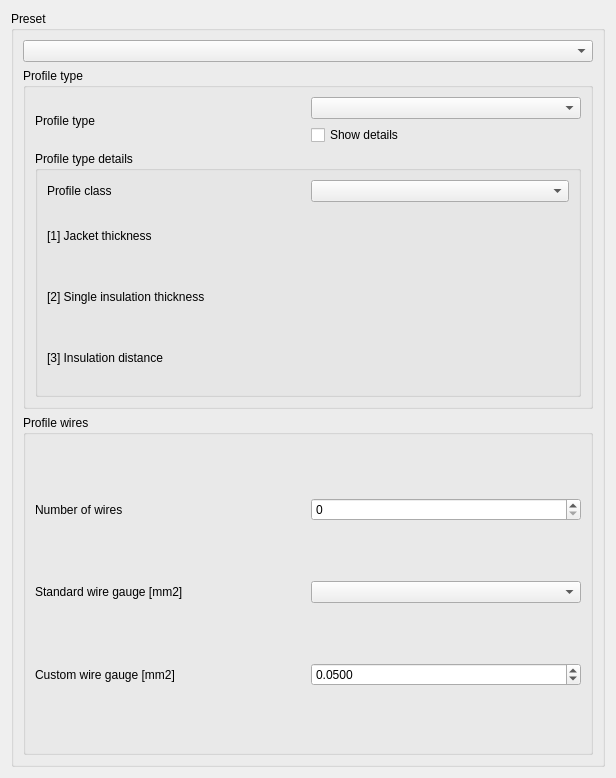
<?xml version="1.0" encoding="UTF-8"?>
<ui version="4.0">
 <class>TaskPanelNewProfile</class>
 <widget class="QDialog" name="TaskPanelNewProfile">
  <property name="geometry">
   <rect>
    <x>0</x>
    <y>0</y>
    <width>616</width>
    <height>778</height>
   </rect>
  </property>
  <property name="windowTitle">
   <string>Add a new cable profile</string>
  </property>
  <layout class="QVBoxLayout" name="verticalLayout">
   <item>
    <widget class="QGroupBox" name="presetBox">
     <property name="title">
      <string>Preset</string>
     </property>
     <layout class="QGridLayout" name="gridLayout_3">
      <item row="2" column="0">
       <widget class="QGroupBox" name="groupBox">
        <property name="title">
         <string>Profile wires</string>
        </property>
        <layout class="QGridLayout" name="gridLayout">
         <item row="1" column="0">
          <layout class="QHBoxLayout" name="horizontalLayout">
           <item>
            <widget class="QLabel" name="label_2">
             <property name="text">
              <string>Number of wires</string>
             </property>
            </widget>
           </item>
           <item>
            <widget class="QSpinBox" name="NumberOfWires"/>
           </item>
          </layout>
         </item>
         <item row="2" column="0">
          <layout class="QHBoxLayout" name="horizontalLayout_2">
           <item>
            <widget class="QLabel" name="label_3">
             <property name="text">
              <string>Standard wire gauge [mm2]</string>
             </property>
            </widget>
           </item>
           <item>
            <widget class="QComboBox" name="comboWireGauge"/>
           </item>
          </layout>
         </item>
         <item row="3" column="0">
          <layout class="QHBoxLayout" name="horizontalLayoutCustomGauge">
           <item>
            <widget class="QLabel" name="labelCustomWireGauge">
             <property name="text">
              <string>Custom wire gauge [mm2]</string>
             </property>
            </widget>
           </item>
           <item>
            <widget class="QDoubleSpinBox" name="customWireGauge">
             <property name="decimals">
              <number>4</number>
             </property>
             <property name="minimum">
              <double>0.000000000000000</double>
             </property>
             <property name="maximum">
              <double>500.000000000000000</double>
             </property>
             <property name="singleStep">
              <double>0.050000000000000</double>
             </property>
             <property name="value">
              <double>0.050000000000000</double>
             </property>
            </widget>
           </item>
          </layout>
         </item>
        </layout>
       </widget>
      </item>
      <item row="1" column="0">
       <widget class="QGroupBox" name="profileTypeBox">
        <property name="title">
         <string>Profile type</string>
        </property>
        <layout class="QGridLayout" name="gridLayout_2">
         <item row="3" column="0">
          <widget class="QGroupBox" name="profileTypeDetailsBox">
           <property name="title">
            <string>Profile type details</string>
           </property>
           <layout class="QVBoxLayout" name="verticalLayout_2">
            <item>
             <layout class="QHBoxLayout" name="horizontalLayout_7">
              <item>
               <widget class="QLabel" name="labelProfClass">
                <property name="text">
                 <string>Profile class</string>
                </property>
               </widget>
              </item>
              <item>
               <widget class="QComboBox" name="comboProfClass"/>
              </item>
             </layout>
            </item>
            <item>
             <layout class="QHBoxLayout" name="horizontalLayout_6">
              <item>
               <widget class="QLabel" name="labelJacket">
                <property name="text">
                 <string>[1] Jacket thickness</string>
                </property>
               </widget>
              </item>
              <item>
               <widget class="Gui::QuantitySpinBox" name="sJacketThick" native="true">
                <property name="minimumSize">
                 <size>
                  <width>0</width>
                  <height>0</height>
                 </size>
                </property>
                <property name="maximumSize">
                 <size>
                  <width>100</width>
                  <height>16777215</height>
                 </size>
                </property>
                <property name="toolTip">
                 <string>Thickness of sheet</string>
                </property>
                <property name="unit" stdset="0">
                 <string notr="true">mm</string>
                </property>
                <property name="decimals" stdset="0">
                 <number>1</number>
                </property>
                <property name="minimum" stdset="0">
                 <double>0.001000000000000</double>
                </property>
                <property name="maximum" stdset="0">
                 <double>99999999.000000000000000</double>
                </property>
                <property name="singleStep" stdset="0">
                 <double>0.100000000000000</double>
                </property>
                <property name="rawValue" stdset="0">
                 <double>1.000000000000000</double>
                </property>
               </widget>
              </item>
             </layout>
            </item>
            <item>
             <layout class="QHBoxLayout" name="horizontalLayout_5">
              <item>
               <widget class="QLabel" name="labelSingleIns">
                <property name="text">
                 <string>[2] Single insulation thickness</string>
                </property>
               </widget>
              </item>
              <item>
               <widget class="Gui::QuantitySpinBox" name="sSingleInsul" native="true">
                <property name="minimumSize">
                 <size>
                  <width>0</width>
                  <height>0</height>
                 </size>
                </property>
                <property name="maximumSize">
                 <size>
                  <width>100</width>
                  <height>16777215</height>
                 </size>
                </property>
                <property name="toolTip">
                 <string>Thickness of sheet</string>
                </property>
                <property name="unit" stdset="0">
                 <string notr="true">mm</string>
                </property>
                <property name="decimals" stdset="0">
                 <number>1</number>
                </property>
                <property name="minimum" stdset="0">
                 <double>0.001000000000000</double>
                </property>
                <property name="maximum" stdset="0">
                 <double>99999999.000000000000000</double>
                </property>
                <property name="singleStep" stdset="0">
                 <double>0.100000000000000</double>
                </property>
                <property name="rawValue" stdset="0">
                 <double>1.000000000000000</double>
                </property>
               </widget>
              </item>
             </layout>
            </item>
            <item>
             <layout class="QHBoxLayout" name="horizontalLayout_4">
              <item>
               <widget class="QLabel" name="labelDist">
                <property name="text">
                 <string>[3] Insulation distance</string>
                </property>
               </widget>
              </item>
              <item>
               <widget class="Gui::QuantitySpinBox" name="sInsulDist" native="true">
                <property name="minimumSize">
                 <size>
                  <width>0</width>
                  <height>0</height>
                 </size>
                </property>
                <property name="maximumSize">
                 <size>
                  <width>100</width>
                  <height>16777215</height>
                 </size>
                </property>
                <property name="toolTip">
                 <string>Thickness of sheet</string>
                </property>
                <property name="unit" stdset="0">
                 <string notr="true">mm</string>
                </property>
                <property name="decimals" stdset="0">
                 <number>1</number>
                </property>
                <property name="minimum" stdset="0">
                 <double>0.001000000000000</double>
                </property>
                <property name="maximum" stdset="0">
                 <double>99999999.000000000000000</double>
                </property>
                <property name="singleStep" stdset="0">
                 <double>0.100000000000000</double>
                </property>
                <property name="rawValue" stdset="0">
                 <double>1.000000000000000</double>
                </property>
               </widget>
              </item>
             </layout>
            </item>
           </layout>
          </widget>
         </item>
         <item row="0" column="0">
          <layout class="QHBoxLayout" name="horizontalLayout_8">
           <item>
            <widget class="QLabel" name="labelProfileType">
             <property name="text">
              <string>Profile type</string>
             </property>
            </widget>
           </item>
           <item>
            <layout class="QVBoxLayout" name="verticalLayout_3">
             <item>
              <widget class="QComboBox" name="comboProfileType"/>
             </item>
             <item>
              <widget class="QCheckBox" name="detailsCheckBox">
               <property name="text">
                <string>Show details</string>
               </property>
              </widget>
             </item>
            </layout>
           </item>
          </layout>
         </item>
        </layout>
       </widget>
      </item>
      <item row="0" column="0">
       <widget class="QComboBox" name="comboPreset"/>
      </item>
     </layout>
    </widget>
   </item>
  </layout>
 </widget>
 <customwidgets>
  <customwidget>
   <class>Gui::QuantitySpinBox</class>
   <extends>QWidget</extends>
   <header>Gui/QuantitySpinBox.h</header>
  </customwidget>
 </customwidgets>
 <resources/>
 <connections/>
</ui>
